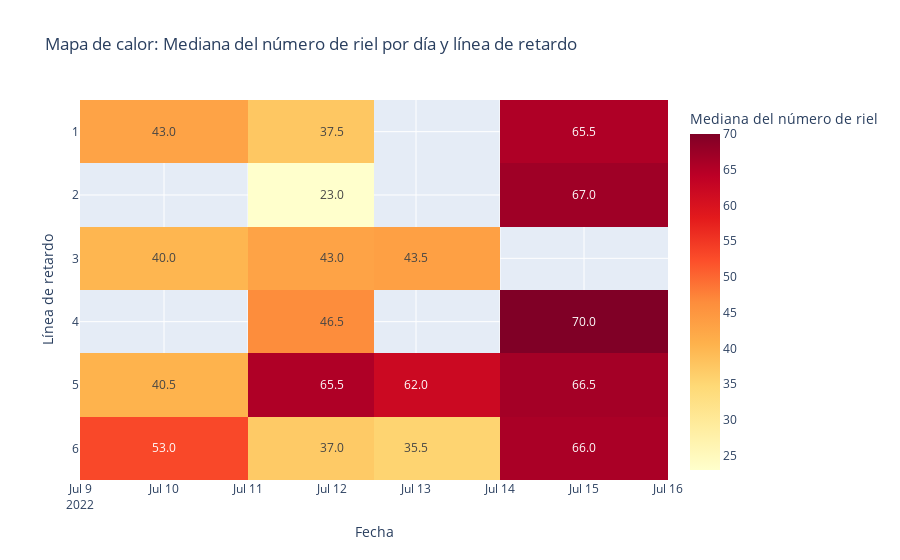

The code cell stored with this chart in its notebook:
### Code cell
# Heatmap 2 con plotly
tabla_medianas = df_final.pivot_table(
    index="Delay line number",
    columns="Fecha",
    values="Rail number",
    aggfunc="median"
)

fig = px.imshow(
    tabla_medianas.values,
    labels=dict(x="Fecha", y="Línea de retardo", color="Mediana del número de riel"),
    x=[str(c) for c in tabla_medianas.columns],
    y=tabla_medianas.index,
    text_auto=".1f",
    color_continuous_scale="YlOrRd",
    aspect="auto",
    title="Mapa de calor: Mediana del número de riel por día y línea de retardo"
)
fig.update_layout(xaxis_title="Fecha", yaxis_title="Línea de retardo")
fig.show()

### Figure 1 — Plotly figure (JSON) as saved in the notebook; plotly's stock layout.template omitted (floating-point values rounded to 4 significant figures)
{"data": [{"coloraxis": "coloraxis", "hovertemplate": "Fecha: %{x}<br>Línea de retardo: %{y}<br>Mediana del número de riel: %{z}<extra></extra>", "name": "0", "texttemplate": "%{z:.1f}", "type": "heatmap", "x": ["2022-07-10", "2022-07-12", "2022-07-13", "2022-07-15"], "xaxis": "x", "y": ["1", "2", "3", "4", "5", "6"], "yaxis": "y", "z": [[43, 37.5, null, 65.5], [null, 23, null, 67], [40, 43, 43.5, null], [null, 46.5, null, 70], [40.5, 65.5, 62, 66.5], [53, 37, 35.5, 66]]}], "layout": {"coloraxis": {"colorbar": {"title": {"text": "Mediana del número de riel"}}, "colorscale": [[0, "rgb(255,255,204)"], [0.125, "rgb(255,237,160)"], [0.25, "rgb(254,217,118)"], [0.375, "rgb(254,178,76)"], [0.5, "rgb(253,141,60)"], [0.625, "rgb(252,78,42)"], [0.75, "rgb(227,26,28)"], [0.875, "rgb(189,0,38)"], [1, "rgb(128,0,38)"]]}, "title": {"text": "Mapa de calor: Mediana del número de riel por día y línea de retardo"}, "xaxis": {"anchor": "y", "domain": [0, 1], "title": {"text": "Fecha"}}, "yaxis": {"anchor": "x", "autorange": "reversed", "domain": [0, 1], "title": {"text": "Línea de retardo"}}}}
